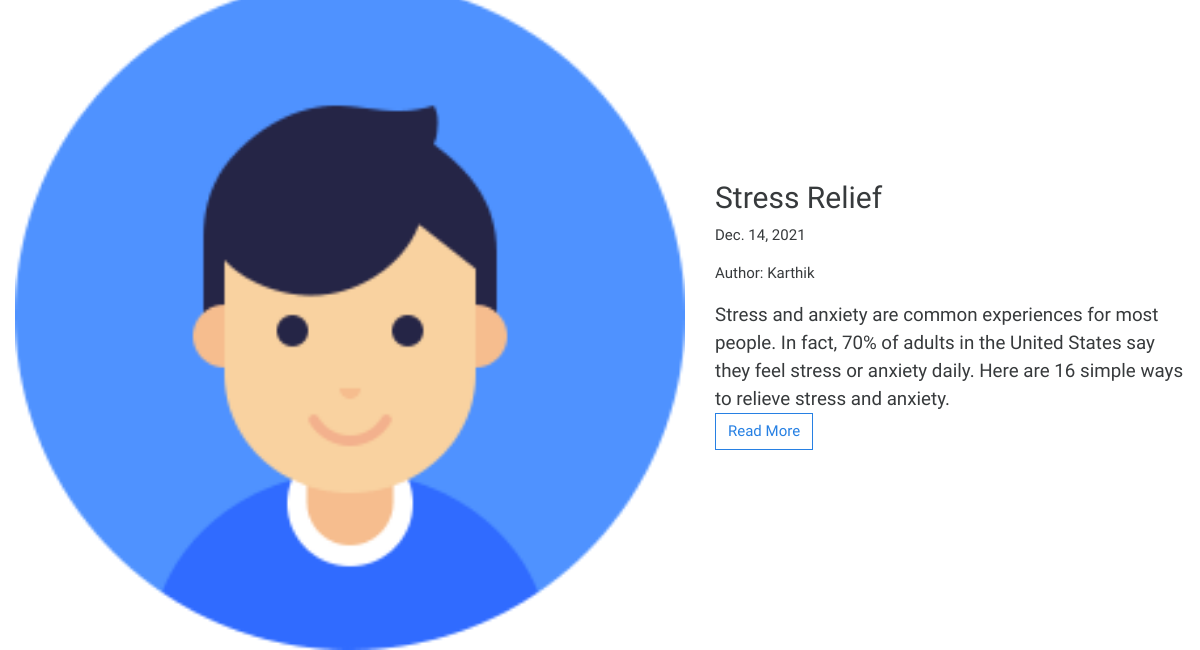
The app's page /blogs/ (lower part), older data.
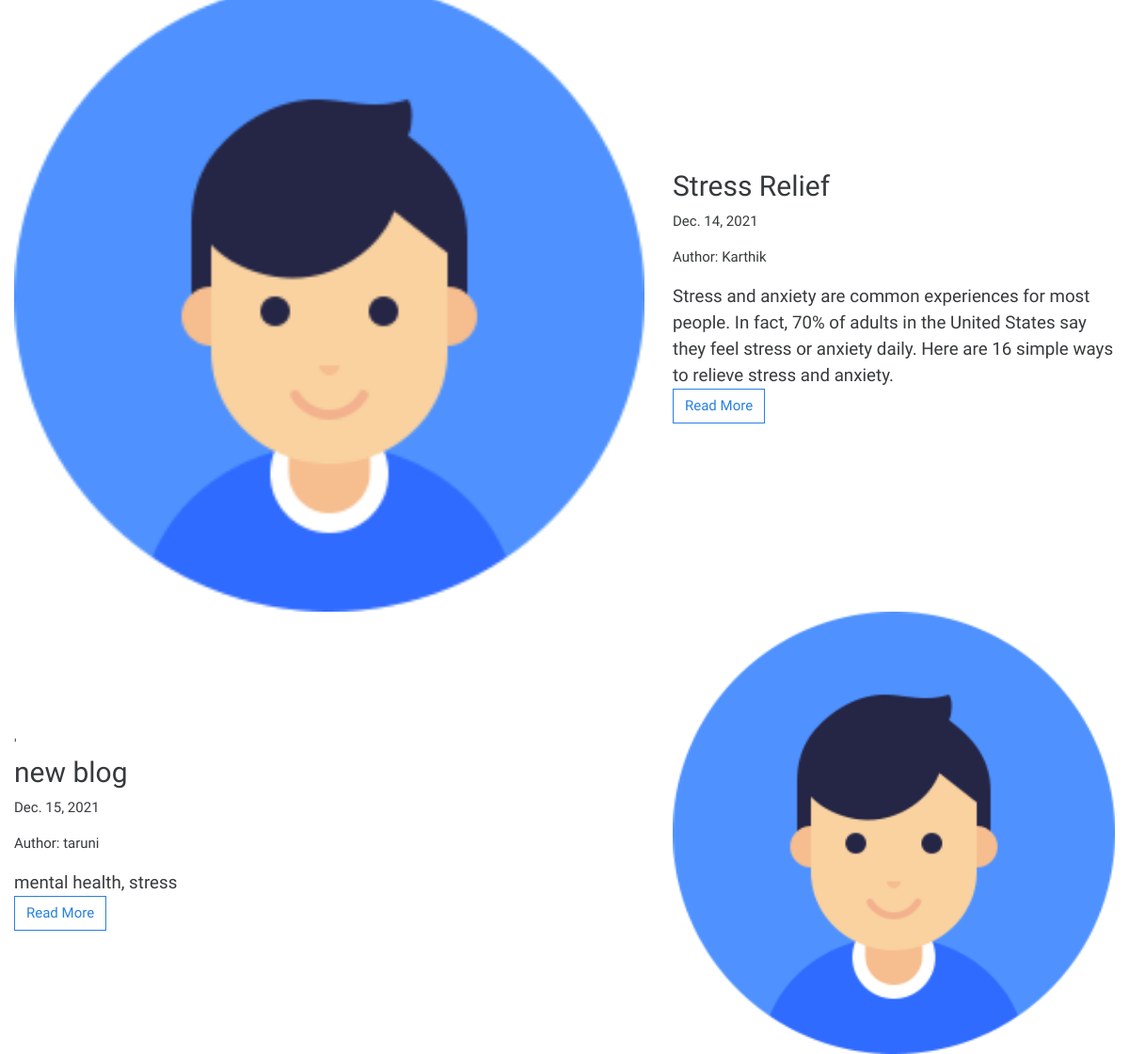
The same page, newer data.
### connectToHeal/models.py (models this page shows, shortened)
class Blog(models.Model):
    title = models.CharField(max_length = 255)
    author = models.CharField(max_length = 150)
    date_published = models.DateField('date published');
    blog = models.TextField(default = "")
    cover = models.ImageField(default = 'default.jpg', upload_to = 'blogCovers')
    link = models.URLField(default = "", max_length = 200)

### connectToHeal/views.py (the view)
# urls.py: path('blogs/', views.viewBlogs, name = "blogs"),
def viewBlogs(request):
    blogs = Blog.objects.all()
    return render(request, "connectToHeal/viewBlogs.html", {'blogs': blogs})

### connectToHeal/templates/connectToHeal/viewBlogs.html
{% extends "connectToHeal/base.html" %}
{% load static %}
{% block content%}
{% for blog in blogs %}
            <div class="container-fluid">
            <div class="row">
                {% if forloop.counter|divisibleby:2 %}
                    <img class="col-7" src="{{ blog.cover.url }}"/>
                    <div class="col-5 justify-content-center align-self-center">
                        <h2>{{ blog.title }}</h2>
                        <p> {{ blog.date_published }} </p>
                        <p> Author: {{ blog.author }} </p>
                        <p class="lead mb-0">{{ blog.blog }}</p>
                        <a class = "btn btn-outline-primary" href = "{{blog.link}}">Read More </a>
                    </div>
                {% else %}
                <div class="col-7 justify-content-center align-self-center">'
                    <h2>{{ blog.title }}</h2>
                    <p> {{ blog.date_published }} </p>
                    <p> Author: {{ blog.author }} </p>
                    <p class="lead mb-0">{{ blog.blog }}</p>
                    <a class = "btn btn-outline-primary" href = "{{blog.link}}">Read More </a>
                </div>
                <img class="col-5" src="{{ blog.cover.url }}"/>
                {% endif %}
            </div>
        </div>
        {% endfor %}
{% endblock %}

Row changes from the older to the newer data that the page shows:
added Blog: title "new blog", date_published "Dec. 15, 2021", author "taruni", blog "mental health, stress", cover (placeholder picture)
